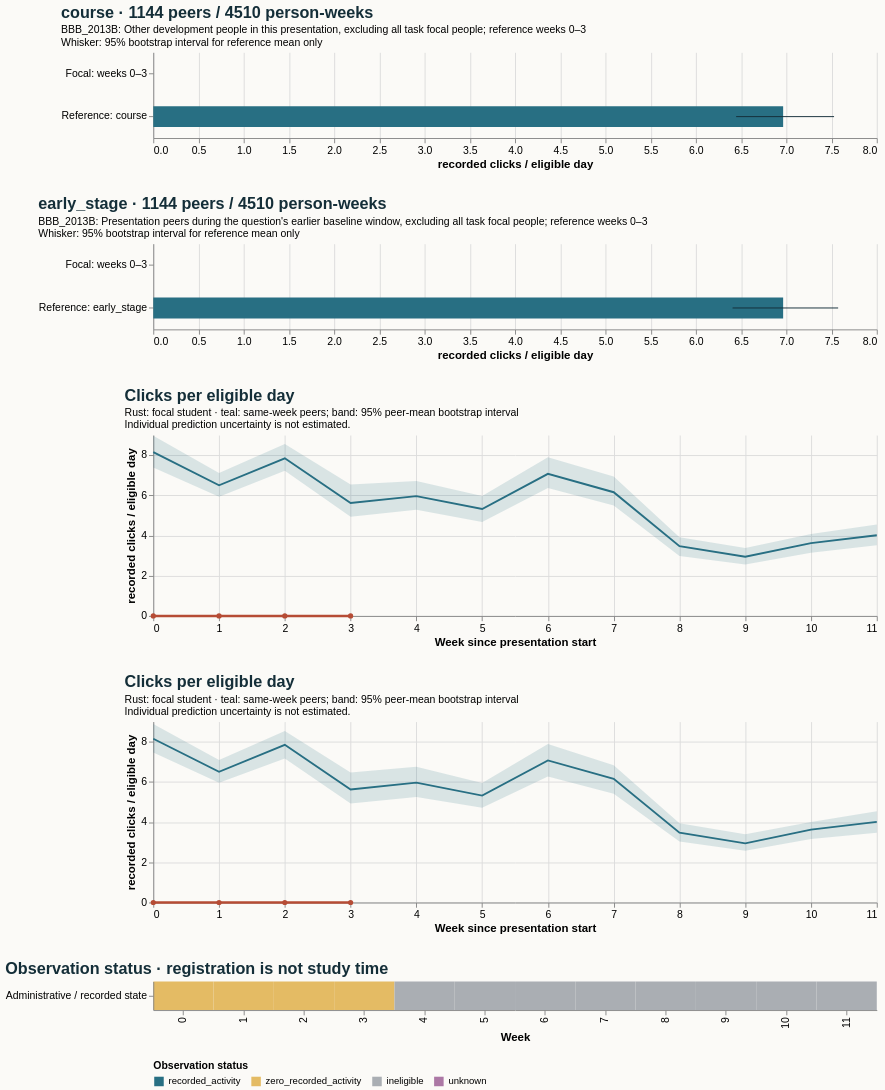

Here is the Vega-Lite specification saved for this chart:
### Vega-Lite specification from a JSON file in a GitHub repository (floating-point values rounded to 4 significant figures)
{"$schema": "https://vega.github.io/schema/vega-lite/v5.20.1.json", "config": {"axis": {"labelFontSize": 11, "titleFontSize": 12}, "background": "#fbfaf7", "font": "sans-serif", "title": {"anchor": "start", "color": "#142e38", "fontSize": 17, "subtitleFontSize": 11}, "view": {"continuousHeight": 300, "continuousWidth": 300, "stroke": null}}, "datasets": {"data-041f90916ef916529d97da7b9f255e45": [{"end_day": 6, "focal_value": 0.0, "peer_ci_high": 8.964, "peer_ci_low": 7.385, "peer_mean": 8.148, "peer_observations": 1143, "peer_people": 1143, "reference": "course", "unit": "recorded clicks / eligible day", "week": 0}, {"end_day": 13, "focal_value": 0.0, "peer_ci_high": 7.113, "peer_ci_low": 5.928, "peer_mean": 6.502, "peer_observations": 1136, "peer_people": 1136, "reference": "course", "unit": "recorded clicks / eligible day", "week": 1}, {"end_day": 20, "focal_value": 0.0, "peer_ci_high": 8.554, "peer_ci_low": 7.226, "peer_mean": 7.845, "peer_observations": 1119, "peer_people": 1119, "reference": "course", "unit": "recorded clicks / eligible day", "week": 2}, {"end_day": 27, "focal_value": 0.0, "peer_ci_high": 6.545, "peer_ci_low": 4.939, "peer_mean": 5.621, "peer_observations": 1112, "peer_people": 1112, "reference": "course", "unit": "recorded clicks / eligible day", "week": 3}, {"end_day": 34, "focal_value": null, "peer_ci_high": 6.709, "peer_ci_low": 5.287, "peer_mean": 5.963, "peer_observations": 1077, "peer_people": 1077, "reference": "course", "unit": "recorded clicks / eligible day", "week": 4}, {"end_day": 41, "focal_value": null, "peer_ci_high": 5.972, "peer_ci_low": 4.673, "peer_mean": 5.32, "peer_observations": 1070, "peer_people": 1070, "reference": "course", "unit": "recorded clicks / eligible day", "week": 5}, {"end_day": 48, "focal_value": null, "peer_ci_high": 7.894, "peer_ci_low": 6.367, "peer_mean": 7.068, "peer_observations": 1060, "peer_people": 1060, "reference": "course", "unit": "recorded clicks / eligible day", "week": 6}, {"end_day": 55, "focal_value": null, "peer_ci_high": 6.939, "peer_ci_low": 5.501, "peer_mean": 6.156, "peer_observations": 1044, "peer_people": 1044, "reference": "course", "unit": "recorded clicks / eligible day", "week": 7}, {"end_day": 62, "focal_value": null, "peer_ci_high": 3.914, "peer_ci_low": 2.98, "peer_mean": 3.473, "peer_observations": 1034, "peer_people": 1034, "reference": "course", "unit": "recorded clicks / eligible day", "week": 8}, {"end_day": 69, "focal_value": null, "peer_ci_high": 3.382, "peer_ci_low": 2.557, "peer_mean": 2.943, "peer_observations": 1017, "peer_people": 1017, "reference": "course", "unit": "recorded clicks / eligible day", "week": 9}, {"end_day": 76, "focal_value": null, "peer_ci_high": 4.073, "peer_ci_low": 3.147, "peer_mean": 3.624, "peer_observations": 1011, "peer_people": 1011, "reference": "course", "unit": "recorded clicks / eligible day", "week": 10}, {"end_day": 83, "focal_value": null, "peer_ci_high": 4.544, "peer_ci_low": 3.518, "peer_mean": 4.014, "peer_observations": 1006, "peer_people": 1006, "reference": "course", "unit": "recorded clicks / eligible day", "week": 11}], "data-742c6a8fb82c8370de9a3a588a9fd194": [{"eligible_days": 7.0, "end_day": 6, "logging_completeness": "unknown", "observation_status": "zero_recorded_activity", "row": "Administrative / recorded state", "score_status": "withheld_release_time_unknown", "start_day": 0, "value": 0.0, "week": 0}, {"eligible_days": 7.0, "end_day": 13, "logging_completeness": "unknown", "observation_status": "zero_recorded_activity", "row": "Administrative / recorded state", "score_status": "withheld_release_time_unknown", "start_day": 7, "value": 0.0, "week": 1}, {"eligible_days": 7.0, "end_day": 20, "logging_completeness": "unknown", "observation_status": "zero_recorded_activity", "row": "Administrative / recorded state", "score_status": "withheld_release_time_unknown", "start_day": 14, "value": 0.0, "week": 2}, {"eligible_days": 6.0, "end_day": 27, "logging_completeness": "unknown", "observation_status": "zero_recorded_activity", "row": "Administrative / recorded state", "score_status": "withheld_release_time_unknown", "start_day": 21, "value": 0.0, "week": 3}, {"eligible_days": 0.0, "end_day": 34, "logging_completeness": "unknown", "observation_status": "ineligible", "row": "Administrative / recorded state", "score_status": "withheld_release_time_unknown", "start_day": 28, "value": null, "week": 4}, {"eligible_days": 0.0, "end_day": 41, "logging_completeness": "unknown", "observation_status": "ineligible", "row": "Administrative / recorded state", "score_status": "withheld_release_time_unknown", "start_day": 35, "value": null, "week": 5}, {"eligible_days": 0.0, "end_day": 48, "logging_completeness": "unknown", "observation_status": "ineligible", "row": "Administrative / recorded state", "score_status": "withheld_release_time_unknown", "start_day": 42, "value": null, "week": 6}, {"eligible_days": 0.0, "end_day": 55, "logging_completeness": "unknown", "observation_status": "ineligible", "row": "Administrative / recorded state", "score_status": "withheld_release_time_unknown", "start_day": 49, "value": null, "week": 7}, {"eligible_days": 0.0, "end_day": 62, "logging_completeness": "unknown", "observation_status": "ineligible", "row": "Administrative / recorded state", "score_status": "withheld_release_time_unknown", "start_day": 56, "value": null, "week": 8}, {"eligible_days": 0.0, "end_day": 69, "logging_completeness": "unknown", "observation_status": "ineligible", "row": "Administrative / recorded state", "score_status": "withheld_release_time_unknown", "start_day": 63, "value": null, "week": 9}, {"eligible_days": 0.0, "end_day": 76, "logging_completeness": "unknown", "observation_status": "ineligible", "row": "Administrative / recorded state", "score_status": "withheld_release_time_unknown", "start_day": 70, "value": null, "week": 10}, {"eligible_days": 0.0, "end_day": 83, "logging_completeness": "unknown", "observation_status": "ineligible", "row": "Administrative / recorded state", "score_status": "withheld_release_time_unknown", "start_day": 77, "value": null, "week": 11}], "data-a98c955049ad62aa103e45c183b1a9bd": [{"hi": null, "lo": null, "series": "Focal: weeks 0–3", "value": 0.0}, {"hi": 7.573, "lo": 6.405, "series": "Reference: early_stage", "value": 6.964}], "data-e141a7be7885346efcd64f87080324a8": [{"end_day": 6, "focal_value": 0.0, "peer_ci_high": 8.878, "peer_ci_low": 7.458, "peer_mean": 8.148, "peer_observations": 1143, "peer_people": 1143, "reference": "early_stage", "unit": "recorded clicks / eligible day", "week": 0}, {"end_day": 13, "focal_value": 0.0, "peer_ci_high": 7.092, "peer_ci_low": 5.955, "peer_mean": 6.502, "peer_observations": 1136, "peer_people": 1136, "reference": "early_stage", "unit": "recorded clicks / eligible day", "week": 1}, {"end_day": 20, "focal_value": 0.0, "peer_ci_high": 8.535, "peer_ci_low": 7.168, "peer_mean": 7.845, "peer_observations": 1119, "peer_people": 1119, "reference": "early_stage", "unit": "recorded clicks / eligible day", "week": 2}, {"end_day": 27, "focal_value": 0.0, "peer_ci_high": 6.463, "peer_ci_low": 4.925, "peer_mean": 5.621, "peer_observations": 1112, "peer_people": 1112, "reference": "early_stage", "unit": "recorded clicks / eligible day", "week": 3}, {"end_day": 34, "focal_value": null, "peer_ci_high": 6.76, "peer_ci_low": 5.248, "peer_mean": 5.963, "peer_observations": 1077, "peer_people": 1077, "reference": "early_stage", "unit": "recorded clicks / eligible day", "week": 4}, {"end_day": 41, "focal_value": null, "peer_ci_high": 5.943, "peer_ci_low": 4.72, "peer_mean": 5.32, "peer_observations": 1070, "peer_people": 1070, "reference": "early_stage", "unit": "recorded clicks / eligible day", "week": 5}, {"end_day": 48, "focal_value": null, "peer_ci_high": 7.886, "peer_ci_low": 6.275, "peer_mean": 7.068, "peer_observations": 1060, "peer_people": 1060, "reference": "early_stage", "unit": "recorded clicks / eligible day", "week": 6}, {"end_day": 55, "focal_value": null, "peer_ci_high": 6.829, "peer_ci_low": 5.415, "peer_mean": 6.156, "peer_observations": 1044, "peer_people": 1044, "reference": "early_stage", "unit": "recorded clicks / eligible day", "week": 7}, {"end_day": 62, "focal_value": null, "peer_ci_high": 3.949, "peer_ci_low": 3.036, "peer_mean": 3.473, "peer_observations": 1034, "peer_people": 1034, "reference": "early_stage", "unit": "recorded clicks / eligible day", "week": 8}, {"end_day": 69, "focal_value": null, "peer_ci_high": 3.397, "peer_ci_low": 2.573, "peer_mean": 2.943, "peer_observations": 1017, "peer_people": 1017, "reference": "early_stage", "unit": "recorded clicks / eligible day", "week": 9}, {"end_day": 76, "focal_value": null, "peer_ci_high": 4.002, "peer_ci_low": 3.165, "peer_mean": 3.624, "peer_observations": 1011, "peer_people": 1011, "reference": "early_stage", "unit": "recorded clicks / eligible day", "week": 10}, {"end_day": 83, "focal_value": null, "peer_ci_high": 4.541, "peer_ci_low": 3.474, "peer_mean": 4.014, "peer_observations": 1006, "peer_people": 1006, "reference": "early_stage", "unit": "recorded clicks / eligible day", "week": 11}], "data-e744792483c83321a8b0f07ded337fc2": [{"hi": null, "lo": null, "series": "Focal: weeks 0–3", "value": 0.0}, {"hi": 7.527, "lo": 6.445, "series": "Reference: course", "value": 6.964}]}, "resolve": {"scale": {"color": "independent"}}, "spacing": 28, "vconcat": [{"data": {"name": "data-e744792483c83321a8b0f07ded337fc2"}, "height": 90, "layer": [{"encoding": {"x": {"field": "value", "scale": {"domain": [0, 7.951], "zero": true}, "title": "recorded clicks / eligible day", "type": "quantitative"}, "y": {"field": "series", "sort": null, "title": null, "type": "nominal"}}, "mark": {"color": "#286f83", "size": 22, "type": "bar"}}, {"encoding": {"x": {"field": "lo", "type": "quantitative"}, "x2": {"field": "hi"}, "y": {"field": "series", "sort": null, "title": null, "type": "nominal"}}, "mark": {"color": "#142e38", "type": "rule"}}], "title": {"subtitle": ["BBB_2013B: Other development people in this presentation, excluding all task focal people; reference weeks 0–3", "Whisker: 95% bootstrap interval for reference mean only"], "text": "course · 1144 peers / 4510 person-weeks"}, "width": 760}, {"data": {"name": "data-a98c955049ad62aa103e45c183b1a9bd"}, "height": 90, "layer": [{"encoding": {"x": {"field": "value", "scale": {"domain": [0, 7.951], "zero": true}, "title": "recorded clicks / eligible day", "type": "quantitative"}, "y": {"field": "series", "sort": null, "title": null, "type": "nominal"}}, "mark": {"color": "#286f83", "size": 22, "type": "bar"}}, {"encoding": {"x": {"field": "lo", "type": "quantitative"}, "x2": {"field": "hi"}, "y": {"field": "series", "sort": null, "title": null, "type": "nominal"}}, "mark": {"color": "#142e38", "type": "rule"}}], "title": {"subtitle": ["BBB_2013B: Presentation peers during the question's earlier baseline window, excluding all task focal people; reference weeks 0–3", "Whisker: 95% bootstrap interval for reference mean only"], "text": "early_stage · 1144 peers / 4510 person-weeks"}, "width": 760}, {"data": {"name": "data-041f90916ef916529d97da7b9f255e45"}, "height": 190, "layer": [{"encoding": {"x": {"axis": {"tickMinStep": 1}, "field": "week", "title": "Week since presentation start", "type": "quantitative"}, "y": {"field": "peer_ci_low", "scale": {"zero": true}, "title": "recorded clicks / eligible day", "type": "quantitative"}, "y2": {"field": "peer_ci_high"}}, "mark": {"color": "#286f83", "opacity": 0.16, "type": "area"}}, {"encoding": {"tooltip": [{"field": "week", "type": "quantitative"}, {"field": "peer_mean", "type": "quantitative"}, {"field": "peer_people", "type": "quantitative"}, {"field": "peer_observations", "type": "quantitative"}], "x": {"field": "week", "type": "quantitative"}, "y": {"field": "peer_mean", "type": "quantitative"}}, "mark": {"color": "#286f83", "strokeWidth": 2, "type": "line"}}, {"encoding": {"tooltip": [{"field": "week", "type": "quantitative"}, {"field": "focal_value", "type": "quantitative"}], "x": {"field": "week", "type": "quantitative"}, "y": {"field": "focal_value", "type": "quantitative"}}, "mark": {"color": "#b64c35", "point": {"color": "#b64c35"}, "strokeWidth": 2.5, "type": "line"}}], "title": {"subtitle": ["Rust: focal student · teal: same-week peers; band: 95% peer-mean bootstrap interval", "Individual prediction uncertainty is not estimated."], "text": "Clicks per eligible day"}, "width": 760}, {"data": {"name": "data-e141a7be7885346efcd64f87080324a8"}, "height": 190, "layer": [{"encoding": {"x": {"axis": {"tickMinStep": 1}, "field": "week", "title": "Week since presentation start", "type": "quantitative"}, "y": {"field": "peer_ci_low", "scale": {"zero": true}, "title": "recorded clicks / eligible day", "type": "quantitative"}, "y2": {"field": "peer_ci_high"}}, "mark": {"color": "#286f83", "opacity": 0.16, "type": "area"}}, {"encoding": {"tooltip": [{"field": "week", "type": "quantitative"}, {"field": "peer_mean", "type": "quantitative"}, {"field": "peer_people", "type": "quantitative"}, {"field": "peer_observations", "type": "quantitative"}], "x": {"field": "week", "type": "quantitative"}, "y": {"field": "peer_mean", "type": "quantitative"}}, "mark": {"color": "#286f83", "strokeWidth": 2, "type": "line"}}, {"encoding": {"tooltip": [{"field": "week", "type": "quantitative"}, {"field": "focal_value", "type": "quantitative"}], "x": {"field": "week", "type": "quantitative"}, "y": {"field": "focal_value", "type": "quantitative"}}, "mark": {"color": "#b64c35", "point": {"color": "#b64c35"}, "strokeWidth": 2.5, "type": "line"}}], "title": {"subtitle": ["Rust: focal student · teal: same-week peers; band: 95% peer-mean bootstrap interval", "Individual prediction uncertainty is not estimated."], "text": "Clicks per eligible day"}, "width": 760}, {"data": {"name": "data-742c6a8fb82c8370de9a3a588a9fd194"}, "encoding": {"color": {"field": "observation_status", "legend": {"labelLimit": 260, "orient": "bottom"}, "scale": {"domain": ["recorded_activity", "zero_recorded_activity", "ineligible", "unknown"], "range": ["#286f83", "#e4bb64", "#aaaeb3", "#ac78a5"]}, "title": "Observation status", "type": "nominal"}, "tooltip": [{"field": "week", "type": "quantitative"}, {"field": "eligible_days", "type": "quantitative"}, {"field": "observation_status", "type": "nominal"}, {"field": "logging_completeness", "type": "nominal"}], "x": {"field": "week", "title": "Week", "type": "ordinal"}, "y": {"field": "row", "title": null, "type": "nominal"}}, "height": 30, "mark": {"type": "rect"}, "title": "Observation status · registration is not study time", "width": 760}]}
